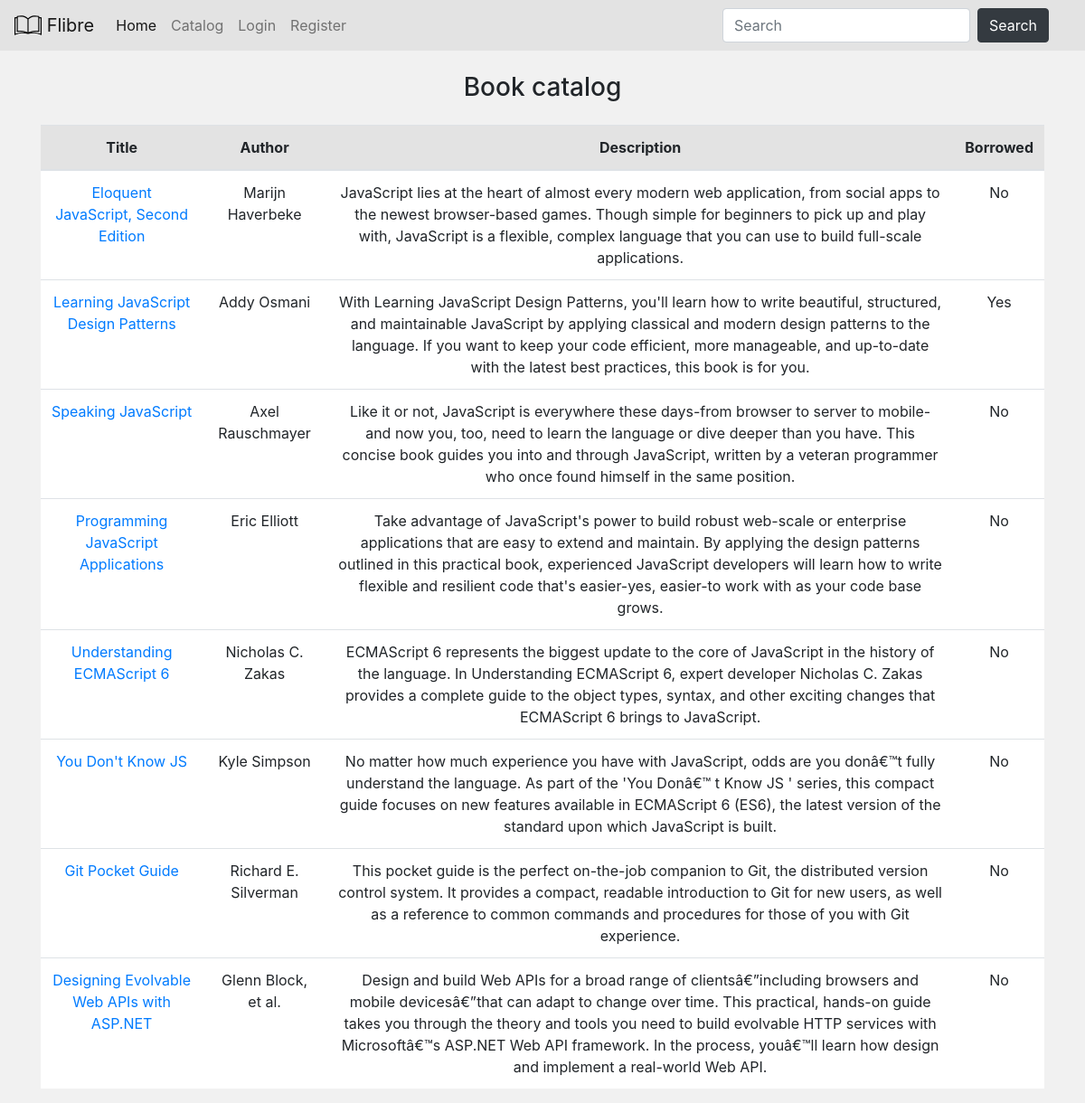
Page /catalog/books on the committed database.
### db_models.py (models this page shows, shortened)
class Book(Base):
    __tablename__ = 'books'
    id = Column(Integer, primary_key=True)
    author = Column(String(255))
    description = Column(String(1000))
    isbn = Column(Integer)
    pages = Column(Integer)
    published = Column(String(10))
    publisher = Column(String(255))
    subtitle = Column(String(255))
    title = Column(String(255))
    website = Column(String(255))
    user_id = Column(Integer, ForeignKey('users.id'))
    user_ref = relationship('User', back_populates='book_ref')

### routes.py (the view)
@app.route('/catalog/books')
def books():
    db_session = get_session()
    all_books = db_session.query(Book).all()
    context = get_default_context()
    context['books'] = all_books
    return render_template('catalog.html', **context)

### routes.py (called while the page is built)
def get_session(echo=False):
    engine = create_engine('sqlite:///db/database.db', echo=echo)
    db_session = sessionmaker(bind=engine)
    return db_session()

def get_default_context():
    permission_lvl = get_user_auth_lvl()
    context = {'permission_lvl': permission_lvl,
               'user_id': session.get('user_id'),
               'username': session.get('username')}
    return context

def get_user_auth_lvl():
    if not session.get('user_id'):
        return 3
    db_session = get_session()
    user_data = db_session.query(User.permission_lvl) \
                .filter(User.username == session.get('username')) \
                .one()
    return user_data.permission_lvl

### templates/catalog.html (shortened to what this page needs)
{% extends 'layout.html' %}
{% block content %}
<h3 class="mb-4 text-center">Book catalog</h3>
<table class="table text-center">
  <thead class="x-thead-dark">
  <tr>
    <th scope="col">Title</th>
    <th scope="col">Author</th>
    <th scope="col">Description</th>
    <th scope="col">Borrowed</th>
  </tr>
  </thead>
  {% for book in books %}
  <tr>
    <td scope="row"><a href="/catalog/books/{{ book['id'] }}">{{ book['title'] }}</a></td>
    <td scope="row">{{ book['author'] }}</td>
    <td scope="row">{{ book['description'] }}</td>
    {% if book['user_id'] != None %}
    <td scope="row">Yes</td>
    {% else %}
    <td scope="row">No</td>
    {% endif %}
  </tr>
  {% endfor %}
</table>
{% endblock %}

### templates/layout.html (shortened to what this page needs)
<!doctype html>
<html lang="en">
<head>
  <link rel="stylesheet" href="https://stackpath.bootstrapcdn.com/bootstrap/4.5.0/css/bootstrap.min.css"
>
  <link href="/static/style.css" rel="stylesheet">
</head>
<body id="bootstrap-overrides">
<nav class="navbar navbar-expand-lg navbar-light bg-navbar mb-4">
  <a class="navbar-brand" href="/">
    <img src="/static/book_logo.svg" width="30" height="30" class="d-inline-block align-top" alt="" loading="lazy">
    Flibre
  </a>
  <div class="collapse navbar-collapse" id="navbarSupportedContent">
    <ul class="navbar-nav mr-auto">
      <li class="nav-item active">
        <a class="nav-link" href="/">Home</a>
      </li>
      <li class="nav-item">
        <a class="nav-link" href="/catalog/books">Catalog</a>
      </li>
      {% if not username %}
      <li class="nav-item">
        <a class="nav-link" href="/login">Login</a>
      </li>
      <li class="nav-item">
        <a class="nav-link" href="/register">Register</a>
      </li>
      {% endif %}
    </ul>
    <form class="form-inline my-2 my-lg-0" action="/search_results" method="GET">
      <input class="form-control mr-sm-2" type="search" name="query" placeholder="Search" aria-label="Search">
      <button class="btn btn-dark mr-4 my-2 my-sm-0" type="submit">Search</button>
    </form>
  </div>
</nav>
<div class="container">
  {% block content %}
  {% endblock %}
</div>
</body>
</html>

### static/style.css (style rules this page uses)
body { background-color: #f1f1f1; }
.bg-navbar { background-color: #e3e3e3; }
.table .x-thead-dark th { background-color:#e3e3e3; }
.table tr { background-color:#fff; }

### rows in the picture
Book: title "Eloquent JavaScript, Second Edition", author "Marijn Haverbeke", description "JavaScript lies at the heart of almost every modern web application, from social apps to the newest browser-based games. Though simple for beginners to pick up and play with, JavaScript is a flexible, complex language that you can use to build full-scale applications.", shows "No"
Book: title "Learning JavaScript Design Patterns", author "Addy Osmani", description "With Learning JavaScript Design Patterns, you'll learn how to write beautiful, structured, and maintainable JavaScript by applying classical and modern design patterns to the language. If you want to keep your code efficient, more manageable, and up-to-date with the latest best practices, this book is for you.", shows "Yes"
Book: title "Speaking JavaScript", author "Axel Rauschmayer", description "Like it or not, JavaScript is everywhere these days-from browser to server to mobile-and now you, too, need to learn the language or dive deeper than you have. This concise book guides you into and through JavaScript, written by a veteran programmer who once found himself in the same position.", shows "No"
Book: title "Programming JavaScript Applications", author "Eric Elliott", description "Take advantage of JavaScript's power to build robust web-scale or enterprise applications that are easy to extend and maintain. By applying the design patterns outlined in this practical book, experienced JavaScript developers will learn how to write flexible and resilient code that's easier-yes, easier-to work with as your code base grows.", shows "No"
Book: title "Understanding ECMAScript 6", author "Nicholas C. Zakas", description "ECMAScript 6 represents the biggest update to the core of JavaScript in the history of the language. In Understanding ECMAScript 6, expert developer Nicholas C. Zakas provides a complete guide to the object types, syntax, and other exciting changes that ECMAScript 6 brings to JavaScript.", shows "No"
Book: title "You Don't Know JS", author "Kyle Simpson", description "No matter how much experience you have with JavaScript, odds are you donâ€™t fully understand the language. As part of the 'You Donâ€™ t Know JS ' series, this compact guide focuses on new features available in ECMAScript 6 (ES6), the latest version of the standard upon which JavaScript is built."
Book: title "Git Pocket Guide", author "Richard E. Silverman", description "This pocket guide is the perfect on-the-job companion to Git, the distributed version control system. It provides a compact, readable introduction to Git for new users, as well as a reference to common commands and procedures for those of you with Git experience.", shows "No"
Book: title "Designing Evolvable Web APIs with ASP.NET", author "Glenn Block, et al.", description "Design and build Web APIs for a broad range of clientsâ€”including browsers and mobile devicesâ€”that can adapt to change over time. This practical, hands-on guide takes you through the theory and tools you need to build evolvable HTTP services with Microsoftâ€™s ASP.NET Web API framework. In the process, youâ€™ll learn how design and implement a real-world Web API.", shows "No"
